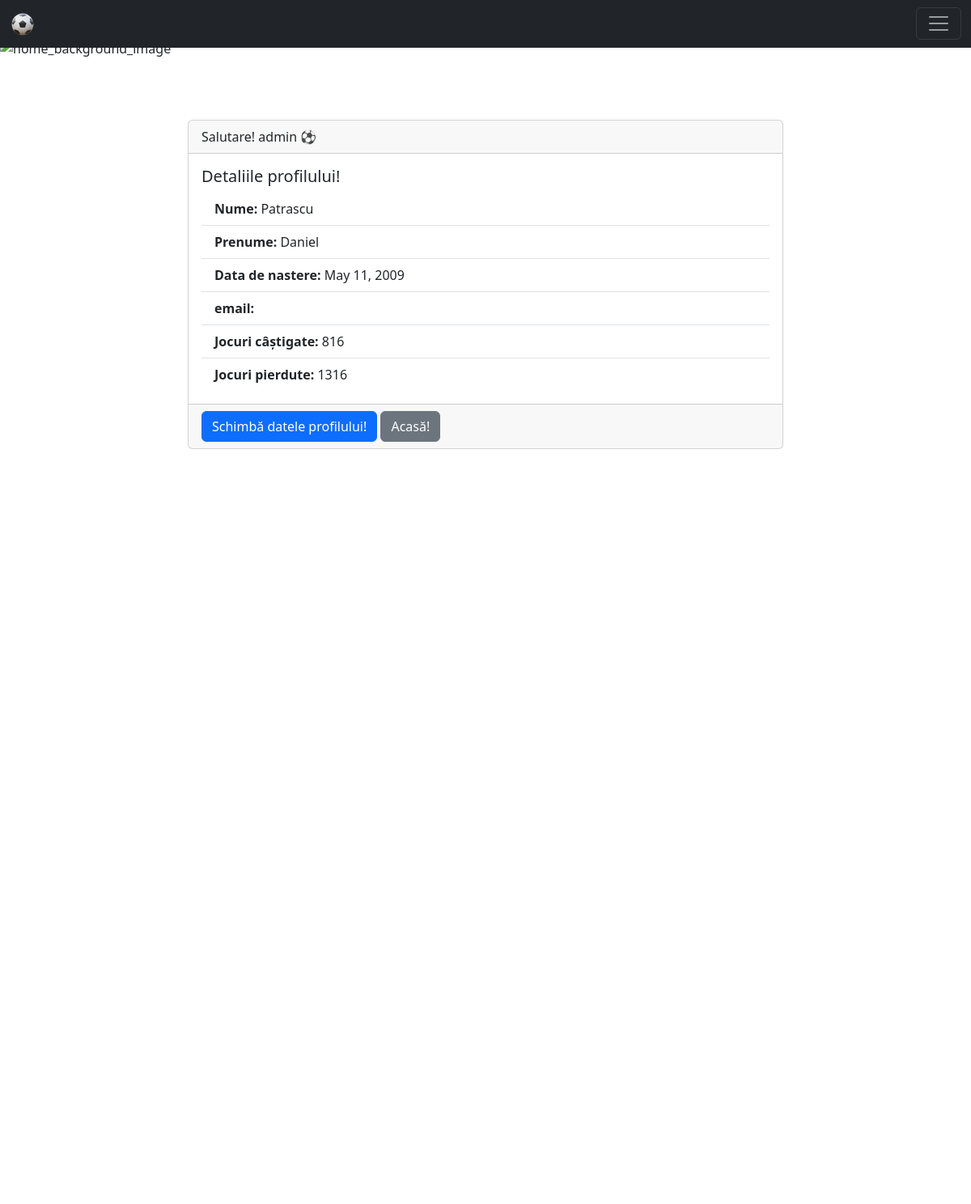
Page /view-user/1 on the earlier database version.
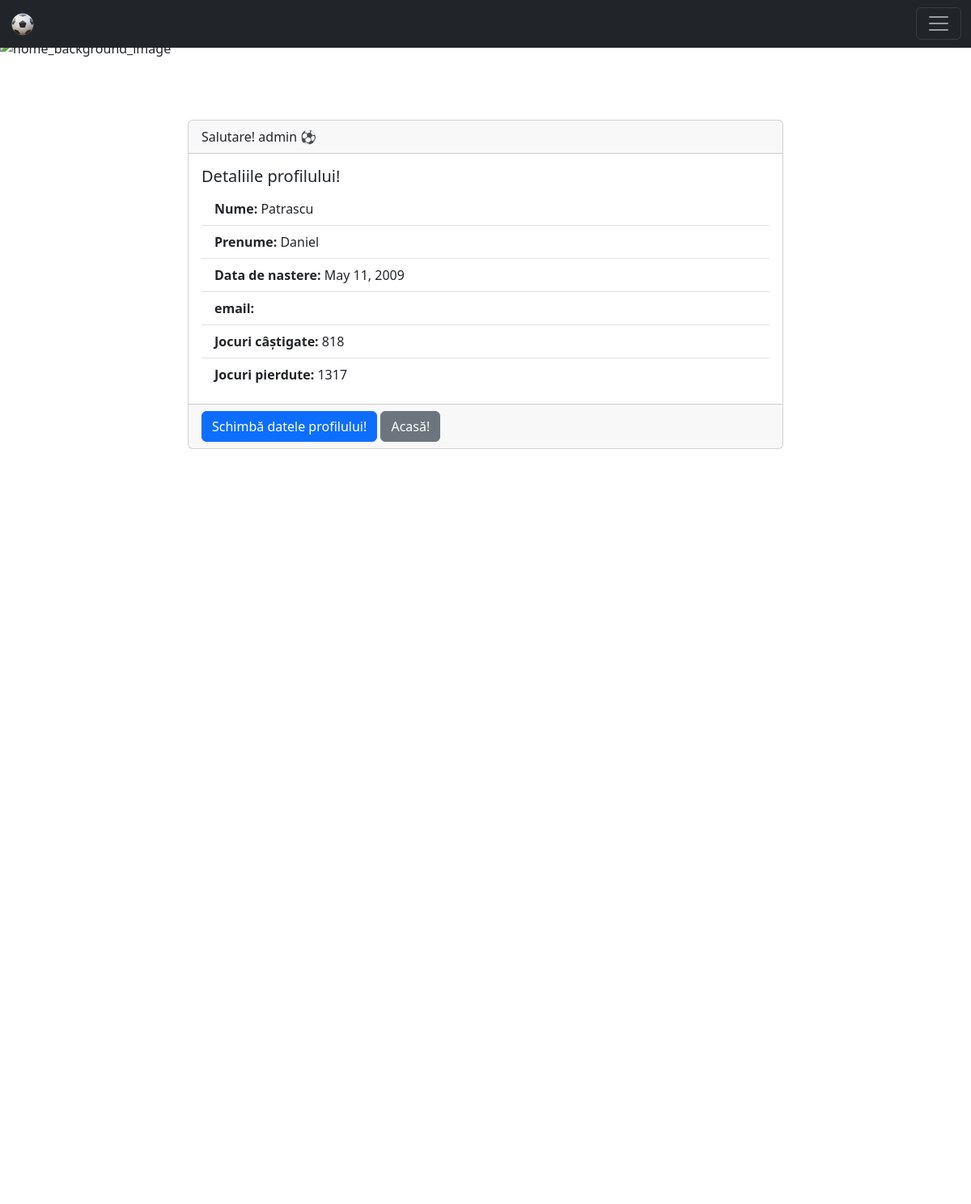
Same page on the later database version.
### home/models.py (models this page shows, shortened)
class CustomUserModel(AbstractUser):
    gender_options = (
        ('male', 'Masculin'),
        ('female', 'Feminin'),
        ('other', 'As prefera sa nu raspund'),
    )
    gender = models.CharField(max_length=6, choices=gender_options, null=True)
    birth_day = models.DateField(null=True)
    wins = models.PositiveIntegerField(default=0)
    losses = models.PositiveIntegerField(default=0)

### home/views.py (the view)
# urls.py: path('view-user/<int:pk>', views.UserDetailView.as_view(), name='detail_user'),
class UserDetailView(DetailView):
    template_name = 'registration/user/detail_user.html'
    model = CustomUserModel
    context_object_name = 'user_profile'

### templates/registration/user/detail_user.html
{% extends 'base.html' %}
{% load static %}
{% block content %}
    {% include 'navbar.html' %}
    <div class="container mt-5" style="padding-top: 100px">
        <div class="row">
            <div class="col-md-8 offset-md-2">
                <div class="card">
                    <div class="card-header">
                        Salutare! {{ user_profile.username }} ⚽
                    </div>
                    <div class="card-body">
                        <h5 class="card-title">Detaliile profilului!</h5>
                        <ul class="list-group list-group-flush">
                            <li class="list-group-item"><strong>Nume:</strong> {{ user_profile.first_name }}</li>
                            <li class="list-group-item"><strong>Prenume:</strong> {{ user_profile.last_name }}</li>
                            <li class="list-group-item"><strong>Data de nastere:</strong> {{ user_profile.birth_day }}
                            </li>
                            <li class="list-group-item"><strong>email:</strong> {{ user_profile.email }}</li>
                            <li class="list-group-item"><strong>Jocuri câștigate:</strong> {{ user_profile.wins }}</li>
                            <li class="list-group-item"><strong>Jocuri pierdute:</strong> {{ user_profile.losses }}</li>
                        </ul>
                    </div>
                    <div class="card-footer">
                        <a href="{% url 'update_user' user.id %}" class="btn btn-primary">Schimbă datele profilului!</a>
                        <a href="{% url 'home_page' %}" class="btn btn-secondary">Acasă! </a>
                    </div>
                </div>
            </div>
        </div>
    </div>
{% endblock %}

Differences in the rows shown:
changed CustomUserModel "admin": wins "816" → "818"; losses "1316" → "1317"
